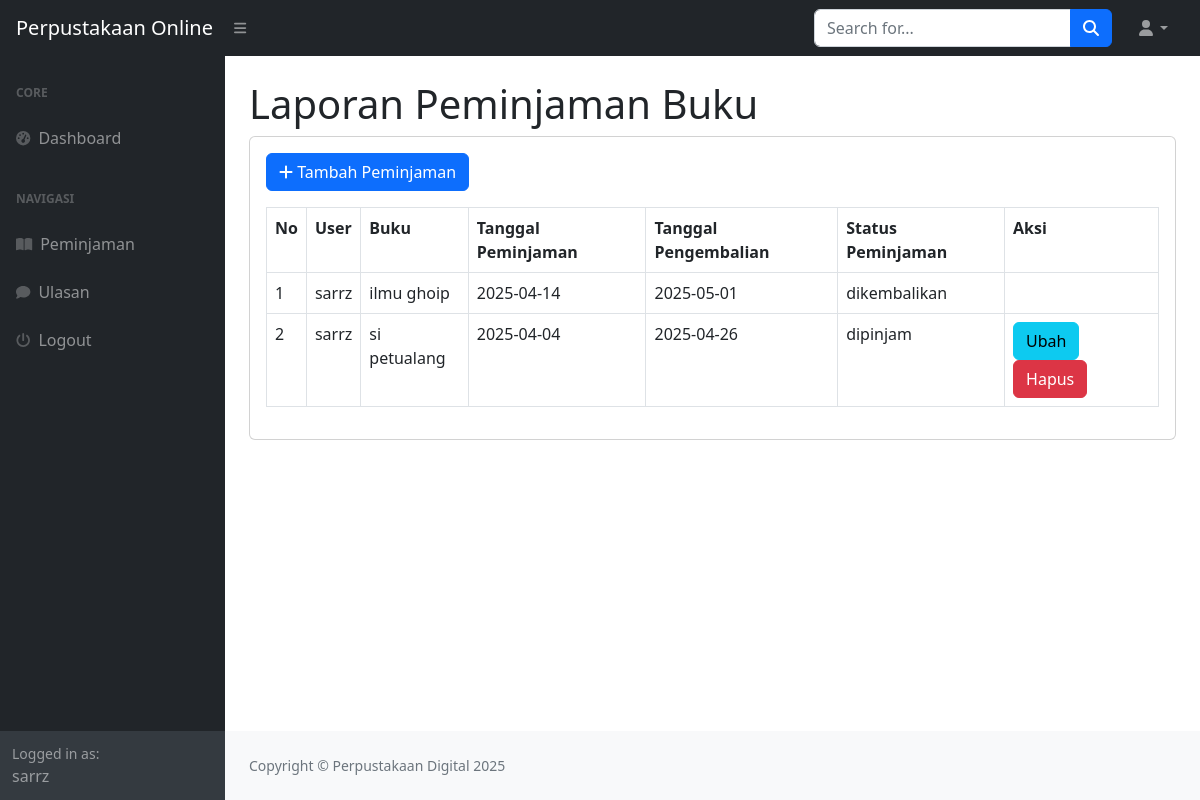
/perpustakaan_ukk/index.php?page=peminjaman (signed in), run on the app's committed database.
### tables this page shows
CREATE TABLE `peminjaman` (
  `id_peminjaman` int(11) NOT NULL,
  `id_user` int(11) DEFAULT NULL,
  `id_buku` int(11) DEFAULT NULL,
  `tanggal_peminjaman` varchar(255) DEFAULT NULL,
  `tanggal_pengembalian` varchar(255) DEFAULT NULL,
  `status_peminjaman` enum('dipinjam','dikembalikan','','') DEFAULT NULL
);

CREATE TABLE `user` (
  `id_user` int(11) NOT NULL,
  `nama` varchar(255) DEFAULT NULL,
  `username` varchar(255) DEFAULT NULL,
  `password` varchar(255) DEFAULT NULL,
  `email` varchar(255) DEFAULT NULL,
  `alamat` text DEFAULT NULL,
  `no_telepon` varchar(255) DEFAULT NULL,
  `level` enum('admin','petugas','peminjam','') DEFAULT NULL
);

CREATE TABLE `buku` (
  `id_buku` int(11) NOT NULL,
  `id_kategori` int(11) DEFAULT NULL,
  `judul` varchar(255) DEFAULT NULL,
  `penulis` varchar(255) DEFAULT NULL,
  `penerbit` varchar(255) DEFAULT NULL,
  `tahun_terbit` varchar(255) DEFAULT NULL,
  `deskripsi` varchar(255) DEFAULT NULL
);

### perpustakaan_ukk/peminjaman.php (the view)
<h1 class="mt-4">Laporan Peminjaman Buku</h1>
<div class="card">
    <div class="card-body">
    <div class="row">
    <div class="col-md-12">
        <a href="?page=peminjaman_tambah"  class="btn btn-primary mb-3"><i class="fa fa-plus"></i> Tambah Peminjaman</a>
        <table class="table table-bordered" id="dataTable" width="100%" cellspacing="0">
            <tr>
                <th>No</th>
                <th>User</th>
                <th>Buku</th>
                <th>Tanggal Peminjaman</th>
                <th>Tanggal Pengembalian</th>
                <th>Status Peminjaman</th>
                <th>Aksi</th>
            </tr>
            <?php
            $i = 1;
                $query = mysqli_query($koneksi, "SELECT*FROM Peminjaman LEFT JOIN user on user.id_user = peminjaman.id_user LEFT JOIN buku on buku.id_buku = peminjaman.id_buku WHERE peminjaman.id_user=" .$_SESSION['user']['id_user']);
                while($data = mysqli_fetch_array($query)){
                    ?>
                    <tr>
                        <td><?php echo $i++; ?></td>
                        <td><?php echo $data ['nama']; ?></td>
                        <td><?php echo $data ['judul']; ?></td>
                        <td><?php echo $data ['tanggal_peminjaman']; ?></td>
                        <td><?php echo $data ['tanggal_pengembalian']; ?></td>
                        <td><?php echo $data ['status_peminjaman']; ?></td>
                        <td>
                            <?php
                                if($data['status_peminjaman'] != 'dikembalikan') {
                            ?>
                            <a href="?page=peminjaman_ubah&&id=<?php echo $data['id_peminjaman']; ?>" class="btn btn-info">Ubah</a>
                            <a onclick="return confirm('Apakah anda yakin menghapus data ini');" href="?page=peminjaman_hapus&&id=<?php echo $data['id_peminjaman']; ?>" class="btn btn-danger">Hapus</a>
                            <?php
                                }
                            ?>
                        </td>
                    </tr>
                    <?php
                }
            ?>
        </table>
    </div>
</div>
    </div>
</div>

### data on the page
peminjaman: id_user.nama "sarrz", id_buku.judul "ilmu ghoip", tanggal_peminjaman "2025-04-14", tanggal_pengembalian "2025-05-01", status_peminjaman "dikembalikan"
peminjaman: id_user.nama "sarrz", id_buku.judul "si petualang", tanggal_peminjaman "2025-04-04", tanggal_pengembalian "2025-04-26", status_peminjaman "dipinjam"

### other printed values
$_SESSION['user']['nama'] "sarrz"
